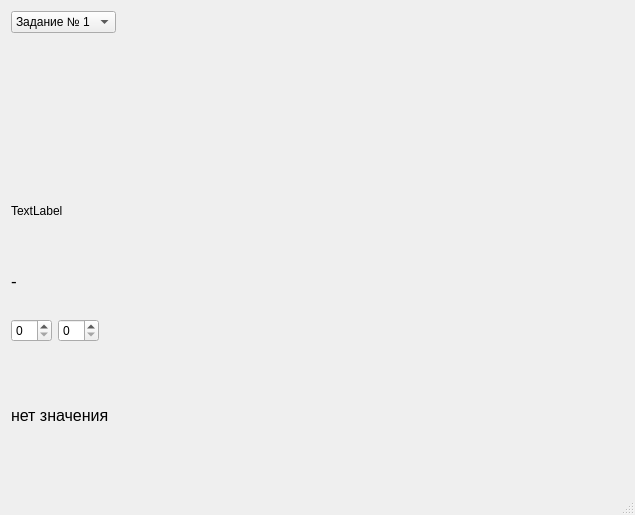
<?xml version="1.0" encoding="UTF-8"?>
<ui version="4.0">
 <class>MainWindow</class>
 <widget class="QMainWindow" name="MainWindow">
  <property name="geometry">
   <rect>
    <x>0</x>
    <y>0</y>
    <width>635</width>
    <height>515</height>
   </rect>
  </property>
  <property name="windowTitle">
   <string>MainWindow</string>
  </property>
  <widget class="QWidget" name="centralWidget">
   <layout class="QGridLayout" name="gridLayout">
    <item row="0" column="0">
     <layout class="QVBoxLayout" name="verticalLayout">
      <item>
       <layout class="QHBoxLayout" name="horizontalLayout_3">
        <item>
         <widget class="QComboBox" name="formulsType">
          <property name="minimumSize">
           <size>
            <width>100</width>
            <height>0</height>
           </size>
          </property>
          <item>
           <property name="text">
            <string>Задание № 1</string>
           </property>
          </item>
          <item>
           <property name="text">
            <string>Задание № 2</string>
           </property>
          </item>
          <item>
           <property name="text">
            <string>Задание № 3</string>
           </property>
          </item>
          <item>
           <property name="text">
            <string>Задание № 4</string>
           </property>
          </item>
          <item>
           <property name="text">
            <string>Задание № 5</string>
           </property>
          </item>
         </widget>
        </item>
        <item>
         <spacer name="horizontalSpacer">
          <property name="orientation">
           <enum>Qt::Horizontal</enum>
          </property>
          <property name="sizeHint" stdset="0">
           <size>
            <width>40</width>
            <height>20</height>
           </size>
          </property>
         </spacer>
        </item>
       </layout>
      </item>
      <item>
       <widget class="QLabel" name="problemDescr">
        <property name="font">
         <font>
          <pointsize>12</pointsize>
         </font>
        </property>
        <property name="text">
         <string/>
        </property>
       </widget>
      </item>
      <item>
       <layout class="QVBoxLayout" name="verticalLayout_3">
        <item>
         <widget class="QLabel" name="image">
          <property name="text">
           <string>TextLabel</string>
          </property>
         </widget>
        </item>
        <item>
         <widget class="QLabel" name="formul">
          <property name="font">
           <font>
            <pointsize>13</pointsize>
           </font>
          </property>
          <property name="text">
           <string>-</string>
          </property>
         </widget>
        </item>
       </layout>
      </item>
      <item>
       <layout class="QHBoxLayout" name="horizontalLayout">
        <item>
         <widget class="QSpinBox" name="gipoteza">
          <property name="prefix">
           <string/>
          </property>
         </widget>
        </item>
        <item>
         <widget class="QSpinBox" name="count"/>
        </item>
        <item>
         <spacer name="horizontalSpacer_2">
          <property name="orientation">
           <enum>Qt::Horizontal</enum>
          </property>
          <property name="sizeHint" stdset="0">
           <size>
            <width>40</width>
            <height>20</height>
           </size>
          </property>
         </spacer>
        </item>
       </layout>
      </item>
      <item>
       <layout class="QVBoxLayout" name="spinbox_layout"/>
      </item>
      <item>
       <layout class="QHBoxLayout" name="result_layout">
        <item>
         <widget class="QLabel" name="result">
          <property name="font">
           <font>
            <pointsize>12</pointsize>
           </font>
          </property>
          <property name="text">
           <string>нет значения</string>
          </property>
         </widget>
        </item>
       </layout>
      </item>
     </layout>
    </item>
   </layout>
  </widget>
  <widget class="QMenuBar" name="menuBar">
   <property name="geometry">
    <rect>
     <x>0</x>
     <y>0</y>
     <width>635</width>
     <height>20</height>
    </rect>
   </property>
  </widget>
  <widget class="QStatusBar" name="statusBar"/>
 </widget>
 <layoutdefault spacing="6" margin="11"/>
 <resources/>
 <connections/>
</ui>
